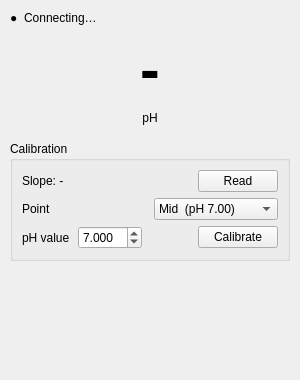
<?xml version="1.0" encoding="UTF-8"?>
<ui version="4.0">
 <class>PHSensorWidget</class>
 <widget class="QWidget" name="PHSensorWidget">
  <property name="geometry">
   <rect><x>0</x><y>0</y><width>300</width><height>380</height></rect>
  </property>
  <property name="windowTitle"><string>pH Sensor</string></property>

  <layout class="QVBoxLayout" name="root_layout">
   <property name="spacing"><number>8</number></property>
   <property name="leftMargin"><number>10</number></property>
   <property name="topMargin"><number>8</number></property>
   <property name="rightMargin"><number>10</number></property>
   <property name="bottomMargin"><number>8</number></property>

   <!-- Connection status row -->
   <item>
    <layout class="QHBoxLayout" name="conn_row">
     <property name="spacing"><number>6</number></property>
     <item>
      <widget class="QLabel" name="conn_dot_lbl">
       <property name="text"><string>●</string></property>
       <property name="maximumWidth"><number>16</number></property>
      </widget>
     </item>
     <item>
      <widget class="QLabel" name="conn_status_lbl">
       <property name="text"><string>Connecting…</string></property>
      </widget>
     </item>
     <item>
      <spacer>
       <property name="orientation"><enum>Qt::Orientation::Horizontal</enum></property>
       <property name="sizeHint" stdset="0"><size><width>20</width><height>20</height></size></property>
      </spacer>
     </item>
     <item>
      <widget class="QLabel" name="server_addr_lbl">
       <property name="text"><string></string></property>
       <property name="alignment"><set>Qt::AlignmentFlag::AlignRight|Qt::AlignmentFlag::AlignVCenter</set></property>
      </widget>
     </item>
    </layout>
   </item>

   <!-- Live pH reading -->
   <item>
    <widget class="QLabel" name="ph_value_lbl">
     <property name="text"><string>-</string></property>
     <property name="alignment"><set>Qt::AlignmentFlag::AlignCenter</set></property>
     <property name="minimumHeight"><number>84</number></property>
     <property name="font">
      <font><pointsize>44</pointsize><bold>true</bold></font>
     </property>
    </widget>
   </item>

   <!-- pH unit label -->
   <item>
    <widget class="QLabel" name="ph_unit_lbl">
     <property name="text"><string>pH</string></property>
     <property name="alignment"><set>Qt::AlignmentFlag::AlignCenter</set></property>
    </widget>
   </item>

   <!-- Graph placeholder - replaced at runtime with PHGraph -->
   <item>
    <widget class="QWidget" name="ph_graph_placeholder">
     <property name="minimumHeight"><number>80</number></property>
     <property name="maximumHeight"><number>100</number></property>
    </widget>
   </item>

   <!-- Calibration group -->
   <item>
    <widget class="QGroupBox" name="cal_group">
     <property name="title"><string>Calibration</string></property>
     <layout class="QVBoxLayout" name="cal_vbox">
      <property name="spacing"><number>6</number></property>

      <!-- Slope row -->
      <item>
       <layout class="QHBoxLayout" name="slope_row">
        <property name="spacing"><number>6</number></property>
        <item>
         <widget class="QLabel" name="slope_lbl">
          <property name="text"><string>Slope: -</string></property>
         </widget>
        </item>
        <item>
         <spacer>
          <property name="orientation"><enum>Qt::Orientation::Horizontal</enum></property>
          <property name="sizeHint" stdset="0"><size><width>20</width><height>20</height></size></property>
         </spacer>
        </item>
        <item>
         <widget class="QPushButton" name="read_slope_btn">
          <property name="text"><string>Read</string></property>
          <property name="maximumWidth"><number>48</number></property>
          <property name="toolTip"><string>Read probe slope from sensor</string></property>
         </widget>
        </item>
       </layout>
      </item>

      <!-- Point row -->
      <item>
       <layout class="QHBoxLayout" name="cal_point_row">
        <property name="spacing"><number>8</number></property>
        <item>
         <widget class="QLabel" name="cal_point_lbl">
          <property name="text"><string>Point</string></property>
          <property name="minimumWidth"><number>52</number></property>
         </widget>
        </item>
        <item>
         <widget class="QComboBox" name="cal_point_combo">
          <item><property name="text"><string>Mid  (pH 7.00)</string></property></item>
          <item><property name="text"><string>Low  (pH 4.00)</string></property></item>
          <item><property name="text"><string>High (pH 10.00)</string></property></item>
          <item><property name="text"><string>Clear (reset)</string></property></item>
         </widget>
        </item>
       </layout>
      </item>

      <!-- pH value row -->
      <item>
       <layout class="QHBoxLayout" name="cal_value_row">
        <property name="spacing"><number>8</number></property>
        <item>
         <widget class="QLabel" name="cal_value_lbl">
          <property name="text"><string>pH value</string></property>
          <property name="minimumWidth"><number>52</number></property>
         </widget>
        </item>
        <item>
         <widget class="QDoubleSpinBox" name="cal_value_spin">
          <property name="minimum"><double>0.000</double></property>
          <property name="maximum"><double>14.000</double></property>
          <property name="value"><double>7.000</double></property>
          <property name="decimals"><number>3</number></property>
          <property name="singleStep"><double>0.10</double></property>
         </widget>
        </item>
        <item>
         <spacer>
          <property name="orientation"><enum>Qt::Orientation::Horizontal</enum></property>
          <property name="sizeHint" stdset="0"><size><width>20</width><height>20</height></size></property>
         </spacer>
        </item>
        <item>
         <widget class="QPushButton" name="cal_run_btn">
          <property name="text"><string>Calibrate</string></property>
         </widget>
        </item>
       </layout>
      </item>

     </layout>
    </widget>
   </item>

   <!-- Vertical spacer -->
   <item>
    <spacer>
     <property name="orientation"><enum>Qt::Orientation::Vertical</enum></property>
     <property name="sizeHint" stdset="0"><size><width>20</width><height>8</height></size></property>
    </spacer>
   </item>

  </layout>
 </widget>
 <resources/>
 <connections/>
</ui>
